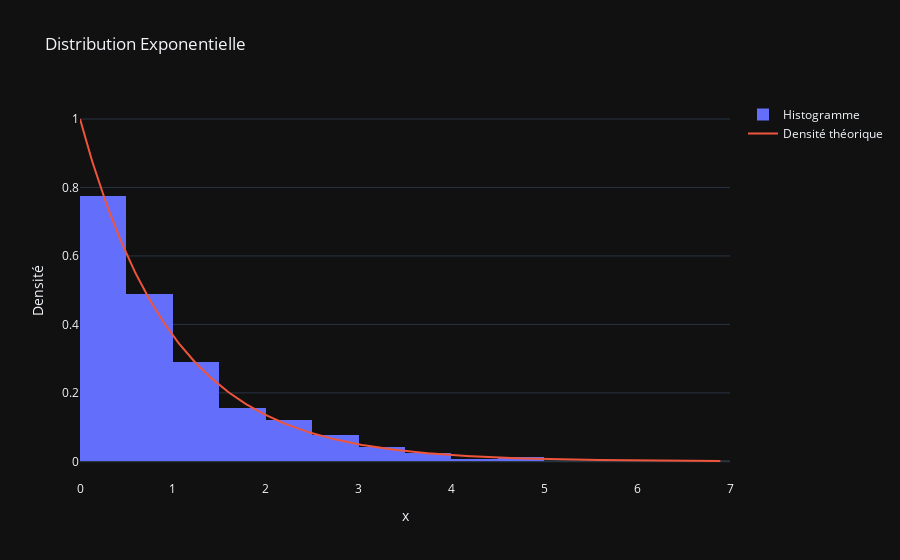

This figure's notebook cell:
### Markdown cell above
**Q2**. À l'aide de cette méthode, simuler $N$ échantillons d'une loi exponentielle de paramètre $\lambda$.

### Code cell
import plotly.graph_objects as go

def gnerate_exponential_samples(lambda_param, N):
    U = np.random.rand(N)
    # Transformée inverse
    X = -np.log(1 - U) / lambda_param
    return X

# Paramètres
lambda_param = 1.0  
N = 1000  

expo_samples = generate_exponential_samples(lambda_param, N)
#print(expo_samples) 

x_exp = np.linspace(0, np.max(expo_samples), 400)
y_exp = lambda_param * np.exp(-lambda_param * x_exp)

fig_exp = go.Figure()
fig_exp.add_trace(go.Histogram(x=expo_samples, name='Histogramme', xbins=dict(start=-10, end=10, size=0.5), histnorm='probability density'))
fig_exp.add_trace(go.Scatter(x=x_exp, y=y_exp, mode='lines', name='Densité théorique'))
fig_exp.update_layout(title='Distribution Exponentielle',
                      xaxis_title='x',
                      yaxis_title='Densité',
                      template='plotly_dark')

fig_exp.show()

### Figure 1 — Plotly figure (JSON) as saved in the notebook; plotly's stock layout.template omitted (floating-point values rounded to 4 significant figures; data arrays with more than 128 entries replaced by an {"elided": "..."} marker saying what was removed)
{"data": [{"histnorm": "probability density", "name": "Histogramme", "type": "histogram", "x": {"elided": "1000 float values"}, "xbins": {"end": 10, "size": 0.5, "start": -10}}, {"mode": "lines", "name": "Densité théorique", "type": "scatter", "x": {"elided": "400 float values"}, "y": {"elided": "400 float values"}}], "layout": {"title": {"text": "Distribution Exponentielle"}, "xaxis": {"title": {"text": "x"}}, "yaxis": {"title": {"text": "Densité"}}}}
